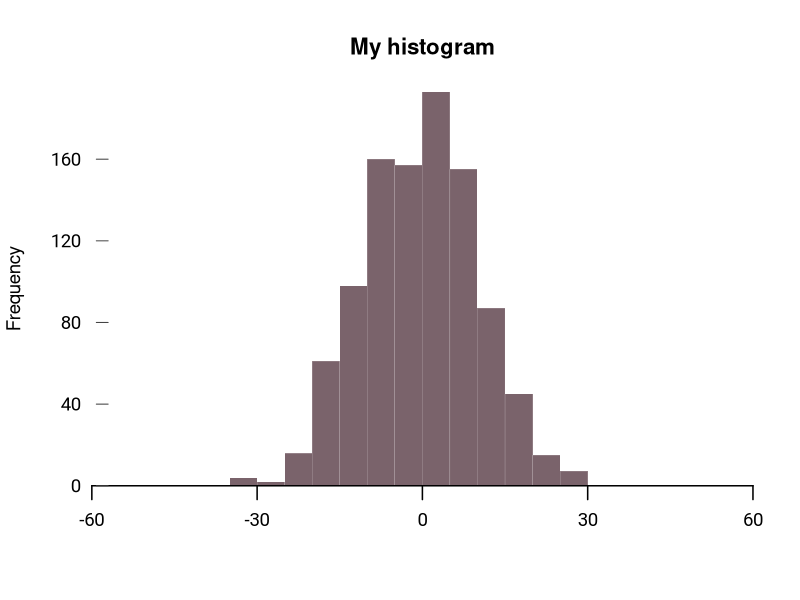

Recreate this plot in R.
d = rnorm(1000)*10


# quartzFonts(roboto = c("Roboto Light","Roboto Medium","Roboto Bold","Roboto Italic"))
quartzFonts(roboto = c("Maven Pro Regular","Maven Pro Medium","Maven Pro Black","Maven Pro Bold"))

par(lwd=0.15,family="roboto",cex=1.12)

parameters = hist(d,plot = F)
max.y = max(parameters$counts)

hist(d,yaxs='i',xaxs='i',yaxt='n',xaxt='n',
     col="#7a636b",xlim=c(-60,60),family="roboto",
     family='sans',breaks = 10,bty='c',
     main="My histogram",xlab="",lwd=24,border=F)

#X axis
axis(1, seq(-60,60,30),labels = T,lwd = 1.5,font.axis = 1, tck=-0.035)

#Y axis
axis(2,seq(0,max.y+20,40),col="#ffffff00",las=2,tck=0.03,col.ticks="#444444",mgp=c(0,0.5,-0.2),font.axis = 1)




